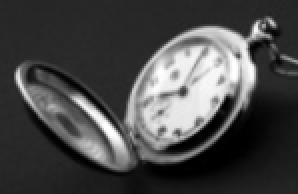
#> input picture images/clock.png, 149 x 97 px (shown 2 times larger)
$ jupyter execute 4-Image_up_sampling_zoom.ipynb   (shell and % lines are left out)
#> lines starting #> are read from the running program, lines starting #| are printed output that depends on the picture
# Örnekleme (sampling)

Örnekleme, görüntü piksellerinin seçimi/reddedilmesi anlamına gelir. Sırasıyla `up-sampling` ile bir görüntünün boyutunu artırmak için örneklemeyi kullanabiliriz.

## Up-sampling

Kısaca görüntünün boyutunu büyütmek için görüntüyü örneklememiz gerekir. Buradaki zorluk, yeni büyük görüntülerin orijinal küçük görüntüde karşılık gelen piksele sahip olmayan bazı piksellere sahip olacağı ve bu bilinmeyen piksel değerlerini tahmin etmemiz gerekir. Aşağıdakileri kullanarak bilinmeyen bir pikselin değerini tahmin edebiliriz:

- Örneğin, en yakın bilinen bir veya daha fazla piksel-komşu (one or more pixel-neighbors) değerinin ortalama değeri
- İki-doğrusal veya kübik enterpolasyonlu piksel komşuları kullanarak enterpolasyonlu bir değer

En yakın komşu temelli örnekleme (Nearest neighbor-based up-sampling), düşük kaliteli çıktı görüntüsüne neden olabilir.

[cell 1]
from PIL import Image
from skimage.io import imread, imshow, show
#from matplotlib.pyplot import imshow
import matplotlib.pylab as pylab

[cell 2]
im = Image.open("images/clock.png")
#> im is the input picture: PIL image 149x97 RGB; min 0, max 255, mean 72.9
print(im.width, im.height)
#| 149 97
pylab.imshow(im), pylab.show()

**nearest neighbor interpolation**

[cell 3]
im1 = im.resize((im.width*5, im.height*5), Image.NEAREST)
print(im1.width, im1.height)
#| 745 485

pylab.figure(figsize=(10,10)), pylab.imshow(im1), pylab.show()

Gördüğümüz gibi, en yakın komşu yöntemiyle oluşturulan çıktı görüntüsü, PIL kütüphanesinin resize () işlevini kullanarak giriş görüntüsünden 25 kat daha büyüktür. Fakat net bir şekilde çıktı görüntüsü pikselleştirilmiştir (engelleyici eserler ve pürüzlü kenarlarla) ve kalitesizdir.

Yukarı örnekleme ve enterpolasyon

Örneklenen çıktı görüntü kalitesini iyileştirmek için, iki-doğrusal veya iki-kübik enterpolasyon gibi bazı enterpolasyon yöntemini kullanabiliriz.
Bakalım nasıl:

**Bi-doğrusal enterpolasyonu**

Tamsayılı ızgara konumlarında temel olarak 2B piksel değer matrisi olan gri tonlamalı bir görüntü düşünelim. Piksel değerini ızgaradaki herhangi bir P noktasında enterpolasyon yapmak için doğrusal enterpolasyonun 2B analoğu: bilinear enterpolasyon kullanılabilir. Bu durumda, olası her P noktası için (enterpolasyon yapmak istiyoruz) dört komşu (yani, Q11, Q12, Q22 ve Q21) orada olacak ve bu dört komşunun yoğunluk değerleri birleştirilecek P noktasında enterpolasyonlu yoğunluğu, aşağıdaki şekilde gösterildiği gibi hesaplayın:

İki-doğrusal enterpolasyon için `PIL` `resize ()` fonksiyonunu kullanalım:

**up-sample with bi-linear interpolation**

[cell 4]
im1 = im.resize((im.width*5, im.height*5), Image.BILINEAR)
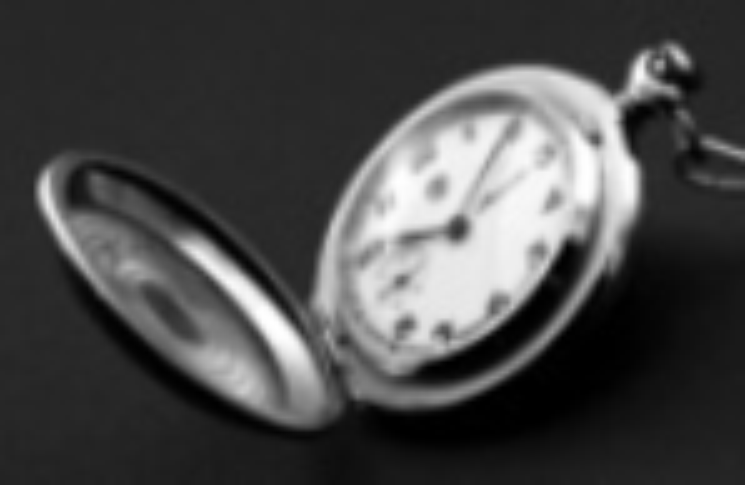
#> im1: PIL image 745x485 RGB; min 0, max 255, mean 72.9
print(im1.width, im1.height)
#| 745 485
pylab.figure(figsize=(10,10)), pylab.imshow(im1), pylab.show()

Yukarda yeniden boyutlandırılmış görüntüyü görebilirsiniz. Yukarı örnekleme ile `nearest neighbor interpolation`'a göre kalitenin nasıl arttığına dikkat edin

**Bi-cubic interpolation**

2D düzenli bir ızgarada veri noktalarının enterpolasyonu için kübik enterpolasyonun bir uzantısıdır. İnterpolasyonlu yüzey, iki-doğrusal enterpolasyon veya en yakın komşu enterpolasyonu ile elde edilen mukabil yüzeylerden daha pürüzsüzdür.

İki kübik enterpolasyon, Lagrange polinomları, kübik eğri çizgiler veya kübik evrişim algoritması kullanılarak gerçekleştirilebilir. PIL 4 x 4 ortamda kübik spline enterpolasyonu kullanır.

İki kübik enterpolasyon için PIL resize () işlevini kullanalım:

[cell 5]
im.resize((im.width*5, im.height*5), Image.BICUBIC).show()  # bi-cubic interpolation
print(im1.width, im1.height)
#| 745 485
pylab.figure(figsize=(10,10)), pylab.imshow(im1), pylab.show()
